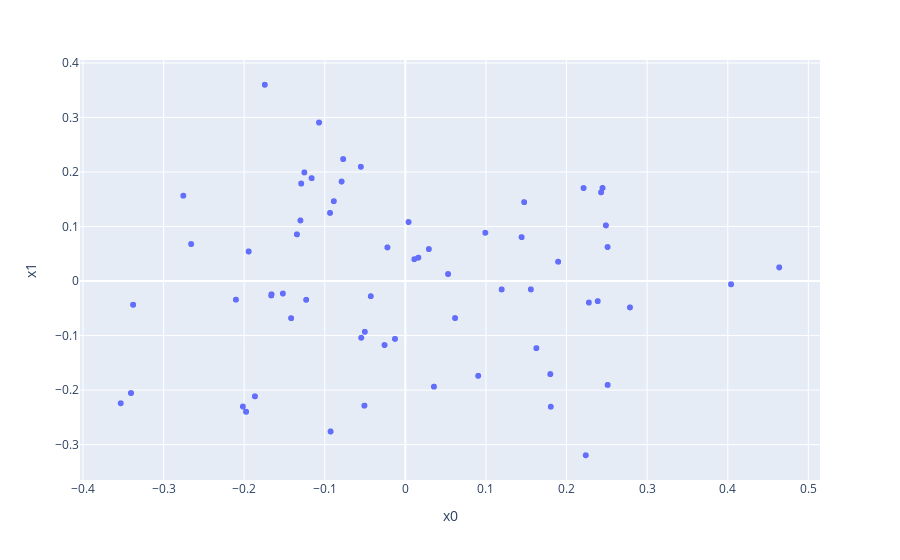

Write notebook code for a chart like this one.
### Code cell
import plotly.express as px
from sklearn.decomposition import PCA
import pandas as pd
n_comp = 3
pca = PCA(n_components=n_comp)
X_pca = pca.fit_transform(dc_samples_tensor['normal'])
df = pd.DataFrame(X_pca, columns = ["x"+str(i) for i in range(len(X_pca[0]))])
fig = px.scatter(df,x="x0",y="x1")
fig.show()

### Figure 1 — Plotly figure (JSON) as saved in the notebook; plotly's stock layout.template omitted (floating-point values rounded to 4 significant figures; data arrays with more than 128 entries replaced by an {"elided": "..."} marker saying what was removed)
{"data": [{"hovertemplate": "x0=%{x}<br>x1=%{y}<extra></extra>", "legendgroup": "", "marker": {"color": "#636efa", "symbol": "circle"}, "mode": "markers", "name": "", "showlegend": false, "type": "scattergl", "x": {"elided": "4096 float values"}, "xaxis": "x", "y": {"elided": "4096 float values"}, "yaxis": "y"}], "layout": {"legend": {"tracegroupgap": 0}, "margin": {"t": 60}, "xaxis": {"anchor": "y", "domain": [0, 1], "title": {"text": "x0"}}, "yaxis": {"anchor": "x", "domain": [0, 1], "title": {"text": "x1"}}}}
